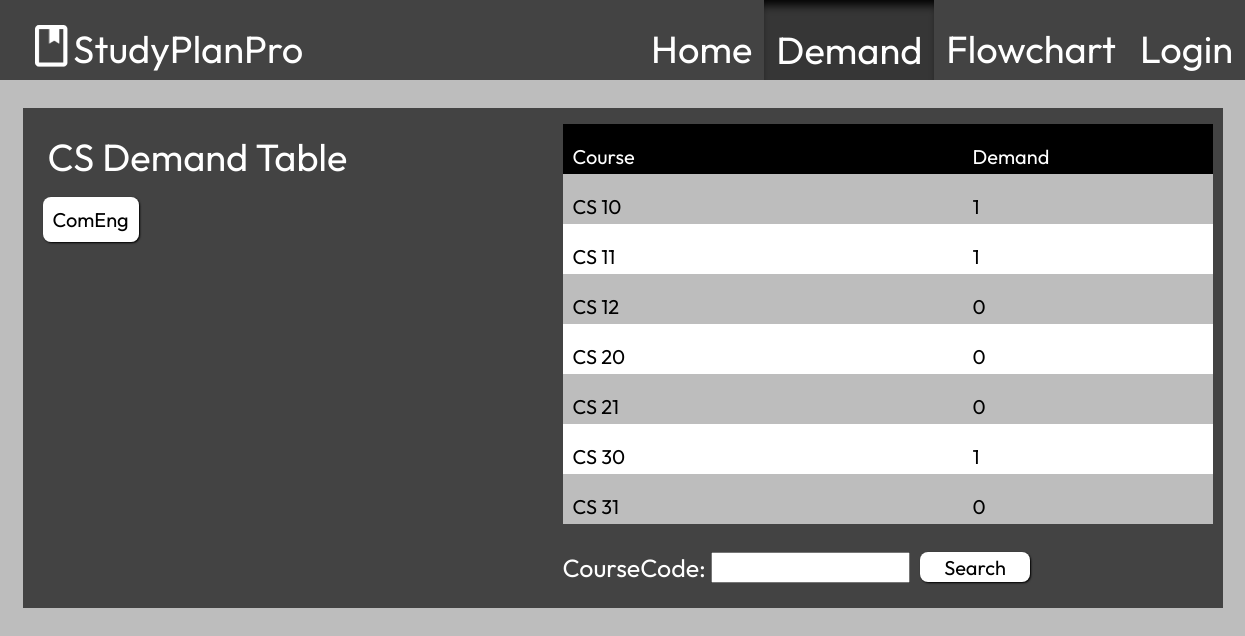
The page /demand/cs/ on the database its author committed.
### home/models.py (models this page shows, shortened)
class Course(models.Model):
    courseCode = models.CharField(max_length=30)
    courseTitle = models.CharField(max_length=100)
    shortDescription = models.CharField(max_length=500, blank=True)
    coursePrereq = models.ManyToManyField('self', blank=True, symmetrical=False, related_name="CoursePrereq")
    courseCoreq = models.ManyToManyField('self', blank=True, symmetrical=False, related_name="CourseCoreq")
    nominalCourseDifficultyReview = models.IntegerField(default=3, validators=[MinValueValidator(1), MaxValueValidator(5)])
    courseDemand = models.IntegerField(default=0)

### demand/views.py (the view)
# urls.py: path('', views.view_demand, name="demand"),
def view_demand(request):
     course_list = Course.objects.filter(courseCode__startswith = "CS")           # FOR DATABASE FUNCTIONALITY
     searched_course = CourseFilter(request.GET, queryset=course_list)
     course_list = searched_course.qs
     context = {
          'course_list': course_list,
          'searched_course': searched_course
     }
     return render(request, 'demandpage.html', context)

### demand/templates/demandpage.html (shortened to what this page needs)
<!DOCTYPE html>
<html>
    <head>
        {% load static %}
        {% load socialaccount %}
        <link href="{% static 'demand_style.css' %}" rel="stylesheet"/>
    </head>
    <body>
        <div class="header">
            <img id="logo" src="{% static 'images/logo.png' %}">
            <h1 style="padding-left: 5px;">StudyPlanPro</h1>
            <div id="tabs_container">
                <a href="/home/" class="tabs"><h1>Home</h1></a>
                <button class="highlighted_tabs"><h1>Demand</h1></button>
                <a href="/flowchart/cs/" class="tabs"><h1>Flowchart</h1></a>
                {% if user.is_authenticated %}
                <a href="/home/logout/" class="tabs"><h1>Logout</h1></a>
                {% else %}
                <a href="/home/login/" class="tabs"><h1>Login</h1></a>
                {% endif %}
            </div>
        </div>
        <div class="centered_div" style="padding-top: 100px;">
            <div id="demand_box">
                <div style="height: 200px; width: 500px;">
                    <h1 style="flex: 1; left: 25px; position: relative;">CS Demand Table</h1>
                    <a class="gray_button" style="background-color: #ffffff; color: #000000; padding: 10px; margin-left: 20px;" href="/demand/comeng">ComEng</a>
                </div>
                <div id="list_container">
                    <ul id="list_header"><li class="demtable" style="background-color: #000000;"><p class="header_kid">
                        Course
                    </p><p class="header_kid">Demand</p></li></ul>
                    <ul id="demtable_full">
                    {% for course in course_list %}
                        <li class="demtable">
                            <p class="course_item" id='{{ course.courseCode }}' onclick="showinfo('{{ course.courseCode }}')">
                                {{ course.courseCode }}
                            </p>
                            <p class="demand_item">
                                {{ course.courseDemand }}
                            </p>
                        </li>
                    {% endfor %}
                    </ul>
                    <form method="get" id="search_input">
                        {{ searched_course.form }}
                        <button type="submit" id="demand_search_btn">Search</button>
                    </form>
                </div>
            </div>
        </div>
    </body>
</html>

### demand/static/demand_style.css (style rules this page uses)
* { max-width: 100vw; font-family: "Outfit", sans-serif; }
h1 { color: #ffffff; font-size: 38px; font-weight: normal; }
p { color: #000000; font-size: 20px; font-weight: normal; }
body { background-color: #bdbdbd; }
a { text-decoration: none; }
.header { width: 100vw; height: 80px; left: 0px; top: 0px; position: absolute; display: flex; overflow: hidden; background-color: #434343; }
#logo { width: 33.33px; height: 41.67px; padding-left: 35px; padding-top: 25px; }
#tabs_container { width: 1440px; display: flex; justify-content: flex-end; flex-wrap: wrap; overflow: hidden; }
.tabs { height: 80px; position: inherit; padding-left: 12px; padding-right: 12px; border: none; background-color: #434343; cursor: pointer; }
.highlighted_tabs { height: 80px; position: inherit; padding-left: 12px; padding-right: 12px; border: none; background-color: #363636; box-shadow: #000000 0px 10px 10px -5px inset; }
.gray_button { height: 40px; color: #ffffff; font-size: 20px; padding-left: 40px; padding-right: 40px; border-radius: 8px; background-color: #434343; border: none; box-shadow: #000000 1px 1px 2px; cursor: pointer; }
.centered_div { display: flex; justify-content: center; }
#demand_box { background-color: #434343; width: 1200px; height: 500px; display: flex; }
#list_container { flex: 2; display: flex; flex-direction: column; }
#list_header { list-style-type: none; display: flex; width: 650px; height: 50px; overflow: hidden; }
.header_kid { color: #ffffff; flex: 1; width: 750px; height: 50px; padding-left: 10px; }
#demtable_full { list-style-type: none; width: 650px; height: 350px; overflow-y: scroll; overflow-x: hidden; top: -32px; position: relative; }
.demtable { display: flex; width: 800px; height: 50px; }
.demtable:nth-child(odd) { background-color: #bdbdbd; }
.demtable:nth-child(even) { background-color: #ffffff; }
.course_item { flex: 1; padding-left: 10px; width: 750px; height: 50px; overflow: hidden; text-overflow: ellipsis; white-space: nowrap; cursor: pointer; }
.demand_item { flex: 1; padding-left: 10px; width: 750px; height: 50px; overflow: hidden; text-overflow: ellipsis; white-space: nowrap; }
#search_input { font-size: 25px; color: #ffffff; left: 40px; bottom: 20px; position: relative; display: flex; }
#search_input > div > input { height: 25px; position: relative; bottom: 5px; }
#demand_search_btn { background-color: #ffffff; color: #000000; font-size: 20px; width: 110px; height: 30px; position: relative; left: 10px; border-radius: 8px; border: none; box-shadow: #000000 1px 1px 2px; cursor: pointer; }

### rows shown on the page
Course: courseCode "CS 10", courseDemand "1"
Course: courseCode "CS 11", courseDemand "1"
Course: courseCode "CS 12", courseDemand "0"
Course: courseCode "CS 20", courseDemand "0"
Course: courseCode "CS 21", courseDemand "0"
Course: courseCode "CS 30", courseDemand "1"
Course: courseCode "CS 31", courseDemand "0"
